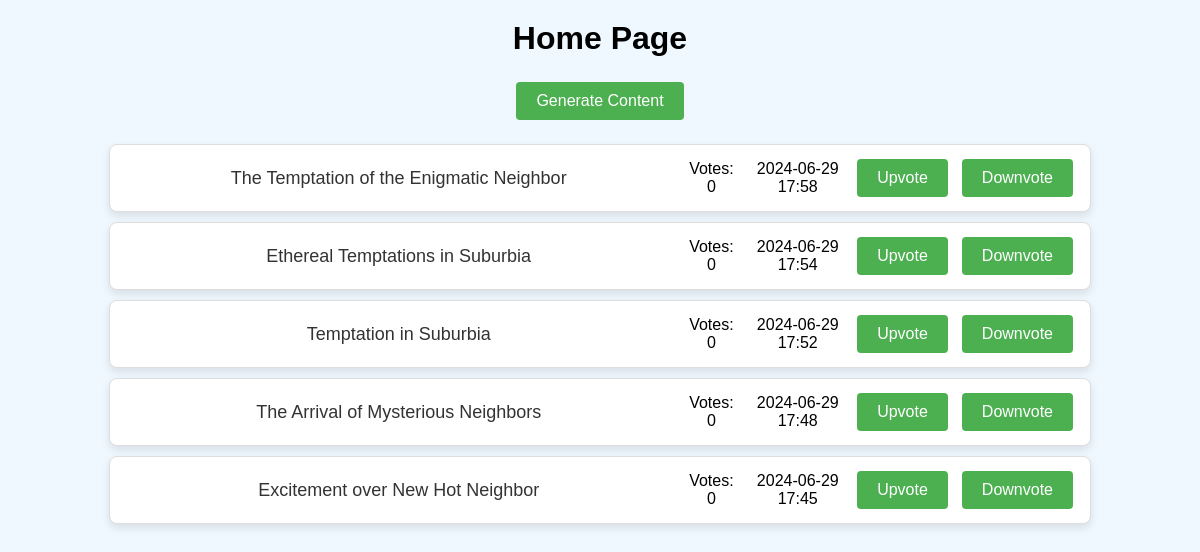
The page / on the database its author committed.
### tables this page shows
CREATE TABLE pages
          (id INTEGER PRIMARY KEY,
          title TEXT,
          content TEXT,
          keywords TEXT,
          votes INTEGER,
          timestamp DATETIME DEFAULT CURRENT_TIMESTAMP);

### app.py (the view)
@app.route('/')
def index():
    conn = get_db_connection()
    pages = conn.execute('SELECT * FROM pages ORDER BY timestamp DESC').fetchall()
    conn.close()
    return render_template('index.html', pages=pages)

### app.py (called while the page is built)
def get_db_connection():
    conn = sqlite3.connect('database.db')
    conn.row_factory = sqlite3.Row
    return conn

### templates/index.html (shortened to what this page needs)
<!DOCTYPE html>
<html lang="en">
<head>
    <link rel="stylesheet" href="static/index.css">
</head>
<body>
    <h1>Home Page</h1>
    <form action="/generate" method="post">
        <button type="submit">Generate Content</button>
    </form>
    <ul>
        {% for page in pages %}
        <li>
            <a href="{{ url_for('page', page_id=page.id) }}" class="title">{{ page.title }}</a>
            <span>Votes: {{ page.votes }}</span>
            <span>{{ page.timestamp[:16] }}</span>
            <form action="/vote/{{ page.id }}/upvote" method="post" style="display:inline;">
                <button type="submit">Upvote</button>
            </form>
            <form action="/vote/{{ page.id }}/downvote" method="post" style="display:inline;">
                <button type="submit">Downvote</button>
            </form>
        </li>
        {% endfor %}
    </ul>
</body>
</html>

### static/index.css (style rules this page uses)
body { background-color: #f0f8ff; font-family: Arial, sans-serif; text-align: center; margin: 0; padding: 0; }
h1 { margin-top: 20px; }
form { margin-bottom: 20px; }
ul { list-style-type: none; padding: 0; }
li { background-color: #ffffff; border: 1px solid #ddd; border-radius: 8px; margin: 10px auto; padding: 10px; width: 80%; box-shadow: 0 4px 8px rgba(0, 0, 0, 0.1); display: flex; justify-content: space-between; align-items: center; }
li .title { text-decoration: none; color: #333; font-size: 18px; width: 70%; white-space: nowrap; overflow: hidden; text-overflow: ellipsis; }
li a { text-decoration: none; color: #333; font-size: 18px; }
li span { margin-left: 10px; }
li form { display: inline; margin: 0 5px; }
button { background-color: #4CAF50; border: none; color: white; padding: 10px 20px; text-align: center; text-decoration: none; display: inline-block; font-size: 16px; margin: 4px 2px; cursor: pointer; border-radius: 4px; }

### rows shown on the page
pages: title "The Temptation of the Enigmatic Neighbor", votes "0", timestamp "2024-06-29 17:58"
pages: title "Ethereal Temptations in Suburbia", votes "0", timestamp "2024-06-29 17:54"
pages: title "Temptation in Suburbia", votes "0", timestamp "2024-06-29 17:52"
pages: title "The Arrival of Mysterious Neighbors", votes "0", timestamp "2024-06-29 17:48"
pages: title "Excitement over New Hot Neighbor", votes "0", timestamp "2024-06-29 17:45"
